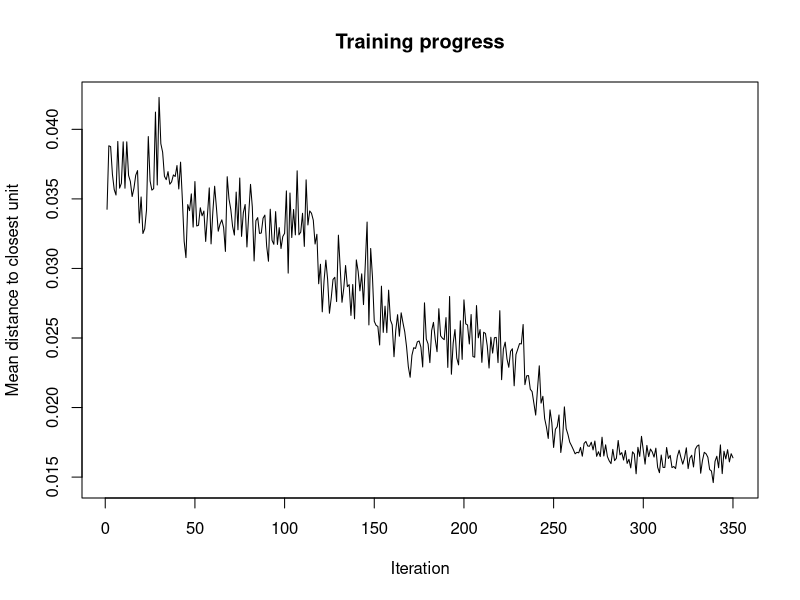
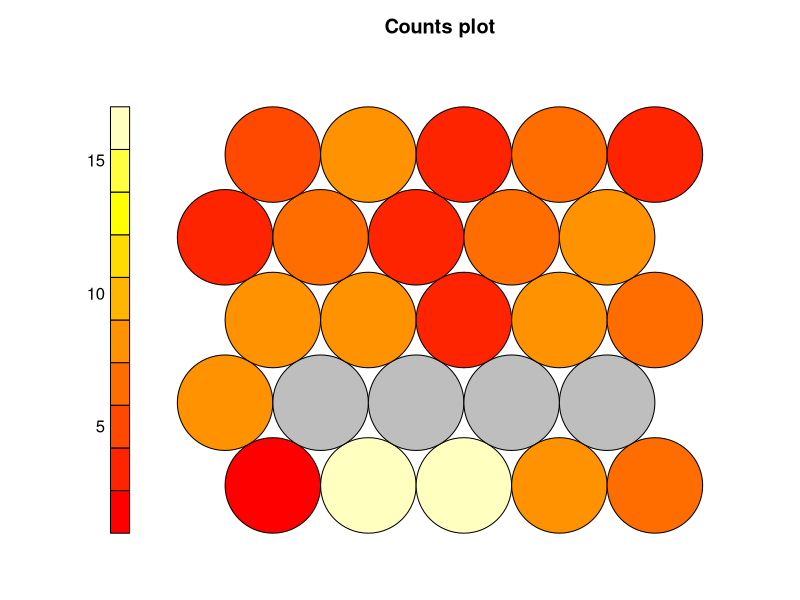
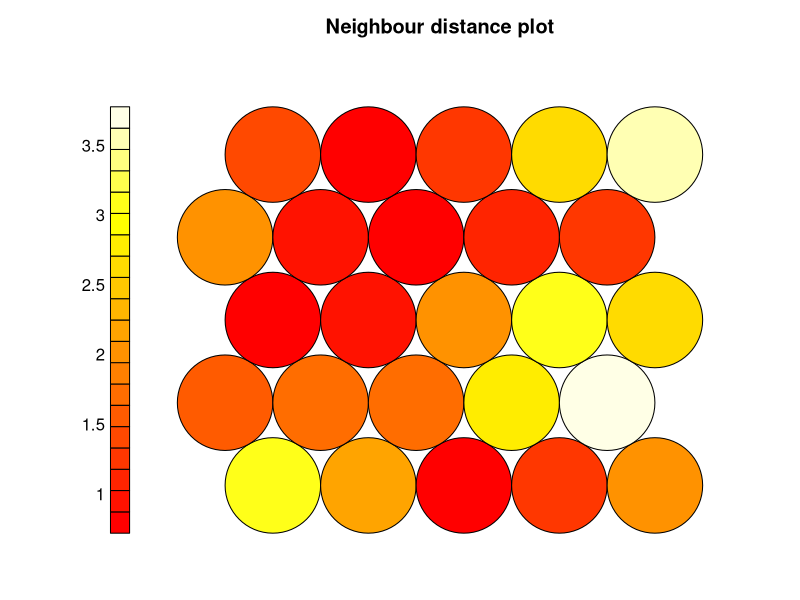
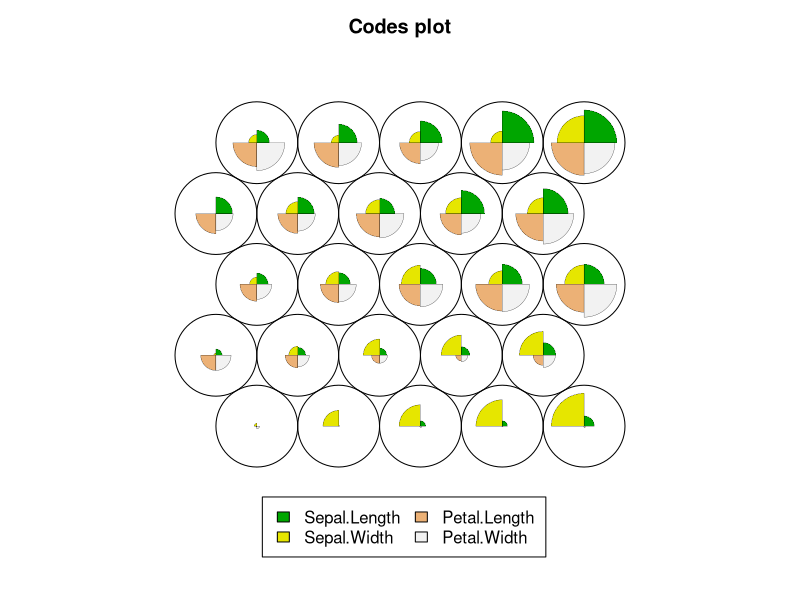
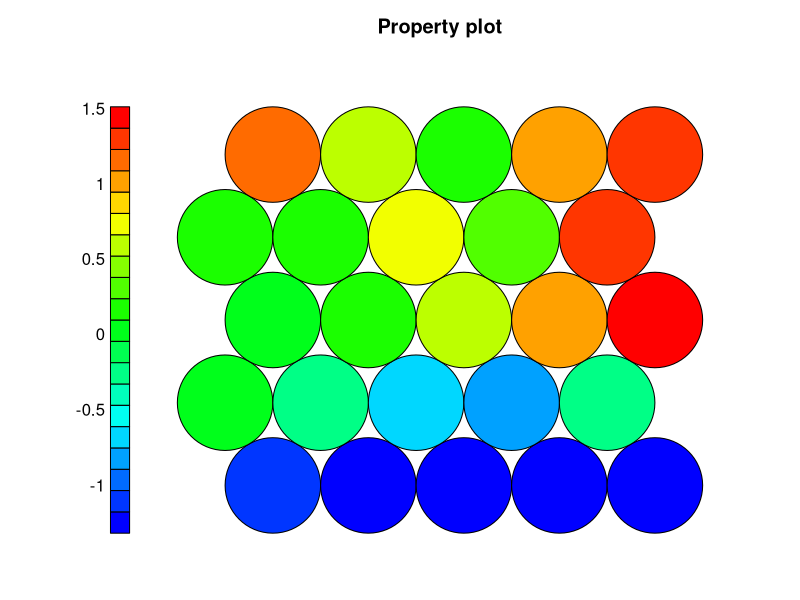
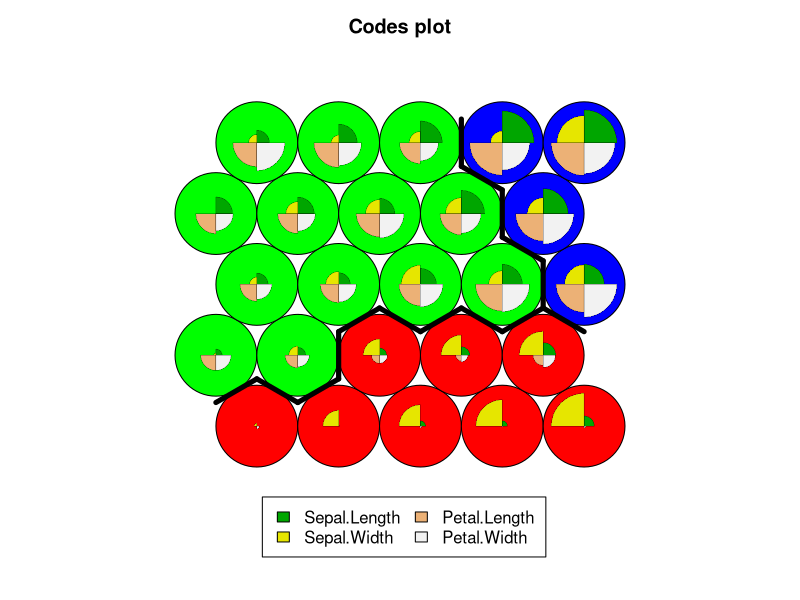
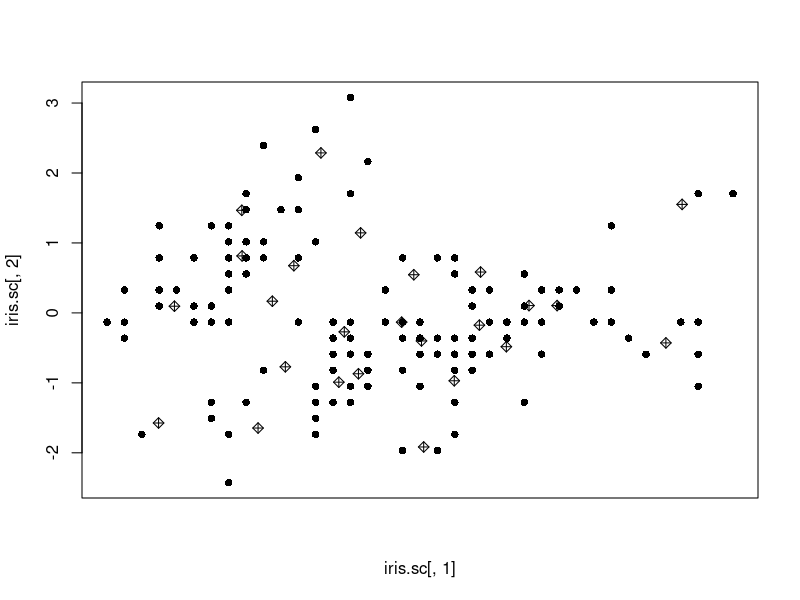

These charts were generated, in order, by the following R code:
# install the kohonen package
# install.packages("kohonen")

# load the kohonen package
library("kohonen")

# scale data
iris.sc = scale(iris[, 1:4])

iris.grid = somgrid(xdim = 5, ydim=5, topo="hexagonal")
iris.som = som(iris.sc, grid=iris.grid, rlen=350, alpha=c(0.05,0.01))
iris.som.neurons = iris.som$codes[[1]]

plot(iris.som, type="changes")
plot(iris.som, type="count")
plot(iris.som, type="dist.neighbours")
plot(iris.som, type="codes")

# dim(iris.som[["codes"]][[1]])
# iris.som[["codes"]][[1]][,4]

coolBlueHotRed <- function(n, alpha = 1) {rainbow(n, end=4/6, alpha=alpha)[n:1]}
plot(iris.som, type = "property", property = iris.som.neurons[,4], main=names(iris.som$data)[4], palette.name=coolBlueHotRed)


## use hierarchical clustering to cluster the codebook vectors
groups = 3
a = hclust(dist(iris.som.neurons))
iris.hc = cutree(hclust(dist(iris.som.neurons)), groups)


# plot
plot(iris.som, type="codes", bgcol=rainbow(groups)[iris.hc])

#cluster boundaries
add.cluster.boundaries(iris.som, iris.hc)

#require(plotrix)
#require(grid)

#plot.default(1:10, xaxt = "n", xlab='Some Letters')
#axis(1, at=1:10, labels=letters[1:10])

plot(iris.sc[,1], iris.sc[,2], pch=16, xaxt='n')
#axis(1, at = seq(10, 200, by = 10), las=2)
#axis(1, xaxp=c(10, 200, 19), las=2)

points(iris.som.neurons[,1], iris.som.neurons[,2], pch=9)
#draw.circle(
#  iris.som.neurons[,1],
#  iris.som.neurons[,2],
#  iris.som$radius
#  )
